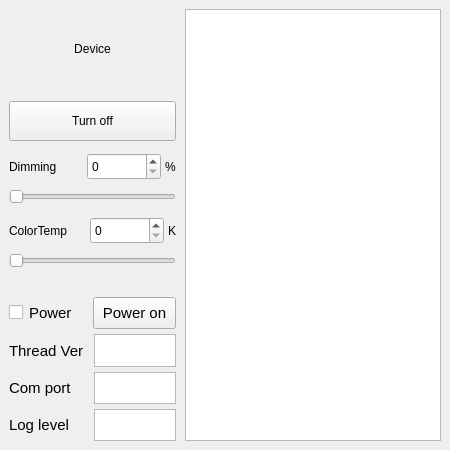
<?xml version="1.0" encoding="UTF-8"?>
<ui version="4.0">
 <class>MainWindow</class>
 <widget class="QMainWindow" name="MainWindow">
  <property name="geometry">
   <rect>
    <x>0</x>
    <y>0</y>
    <width>450</width>
    <height>450</height>
   </rect>
  </property>
  <property name="windowTitle">
   <string>MainWindow</string>
  </property>
  <widget class="QWidget" name="centralwidget">
   <layout class="QGridLayout" name="gridLayout" rowstretch="0" columnstretch="0">
    <property name="leftMargin">
     <number>0</number>
    </property>
    <property name="topMargin">
     <number>0</number>
    </property>
    <property name="rightMargin">
     <number>0</number>
    </property>
    <property name="bottomMargin">
     <number>0</number>
    </property>
    <property name="horizontalSpacing">
     <number>9</number>
    </property>
    <item row="0" column="0">
     <layout class="QHBoxLayout" name="horizontalLayout" stretch="2,0">
      <property name="spacing">
       <number>9</number>
      </property>
      <property name="leftMargin">
       <number>9</number>
      </property>
      <property name="topMargin">
       <number>9</number>
      </property>
      <property name="rightMargin">
       <number>9</number>
      </property>
      <property name="bottomMargin">
       <number>9</number>
      </property>
      <item>
       <layout class="QVBoxLayout" name="verticalLayout_3" stretch="2,1">
        <property name="spacing">
         <number>1</number>
        </property>
        <property name="leftMargin">
         <number>0</number>
        </property>
        <property name="topMargin">
         <number>0</number>
        </property>
        <property name="rightMargin">
         <number>0</number>
        </property>
        <item>
         <widget class="QStackedWidget" name="stackedWidget">
          <property name="currentIndex">
           <number>1</number>
          </property>
          <widget class="QWidget" name="page">
           <layout class="QVBoxLayout" name="verticalLayout_2">
            <property name="spacing">
             <number>6</number>
            </property>
            <property name="leftMargin">
             <number>0</number>
            </property>
            <property name="topMargin">
             <number>0</number>
            </property>
            <property name="rightMargin">
             <number>0</number>
            </property>
            <property name="bottomMargin">
             <number>6</number>
            </property>
            <item>
             <layout class="QVBoxLayout" name="verticalLayout" stretch="1">
              <item>
               <layout class="QVBoxLayout" name="verticalLayout_5" stretch="0,1,0,1">
                <item>
                 <widget class="QLabel" name="QRcode">
                  <property name="minimumSize">
                   <size>
                    <width>150</width>
                    <height>150</height>
                   </size>
                  </property>
                  <property name="autoFillBackground">
                   <bool>true</bool>
                  </property>
                  <property name="text">
                   <string>QR</string>
                  </property>
                  <property name="alignment">
                   <set>Qt::AlignCenter</set>
                  </property>
                 </widget>
                </item>
                <item>
                 <widget class="QLabel" name="labelParingCode">
                  <property name="text">
                   <string>Paring Code</string>
                  </property>
                 </widget>
                </item>
                <item>
                 <widget class="QPlainTextEdit" name="plainTextEditPairingCode">
                  <property name="sizePolicy">
                   <sizepolicy hsizetype="Preferred" vsizetype="Preferred">
                    <horstretch>0</horstretch>
                    <verstretch>0</verstretch>
                   </sizepolicy>
                  </property>
                  <property name="maximumSize">
                   <size>
                    <width>16777215</width>
                    <height>34</height>
                   </size>
                  </property>
                 </widget>
                </item>
                <item>
                 <widget class="QProgressBar" name="progressBar">
                  <property name="sizePolicy">
                   <sizepolicy hsizetype="Preferred" vsizetype="Fixed">
                    <horstretch>0</horstretch>
                    <verstretch>0</verstretch>
                   </sizepolicy>
                  </property>
                  <property name="value">
                   <number>24</number>
                  </property>
                 </widget>
                </item>
               </layout>
              </item>
             </layout>
            </item>
           </layout>
          </widget>
          <widget class="QWidget" name="page_2">
           <layout class="QVBoxLayout" name="verticalLayout_8">
            <property name="spacing">
             <number>0</number>
            </property>
            <property name="leftMargin">
             <number>0</number>
            </property>
            <property name="topMargin">
             <number>0</number>
            </property>
            <property name="rightMargin">
             <number>0</number>
            </property>
            <property name="bottomMargin">
             <number>0</number>
            </property>
            <item>
             <layout class="QVBoxLayout" name="verticalLayout_7" stretch="5,2,2,1">
              <property name="spacing">
               <number>12</number>
              </property>
              <property name="bottomMargin">
               <number>0</number>
              </property>
              <item>
               <layout class="QVBoxLayout" name="verticalLayout_9" stretch="2,1">
                <property name="bottomMargin">
                 <number>0</number>
                </property>
                <item>
                 <widget class="QLabel" name="labelDevicePicture">
                  <property name="sizePolicy">
                   <sizepolicy hsizetype="Preferred" vsizetype="Preferred">
                    <horstretch>0</horstretch>
                    <verstretch>0</verstretch>
                   </sizepolicy>
                  </property>
                  <property name="minimumSize">
                   <size>
                    <width>0</width>
                    <height>0</height>
                   </size>
                  </property>
                  <property name="frameShape">
                   <enum>QFrame::NoFrame</enum>
                  </property>
                  <property name="text">
                   <string>Device</string>
                  </property>
                  <property name="alignment">
                   <set>Qt::AlignCenter</set>
                  </property>
                 </widget>
                </item>
                <item>
                 <widget class="QPushButton" name="pushButtonStatus">
                  <property name="sizePolicy">
                   <sizepolicy hsizetype="Preferred" vsizetype="Preferred">
                    <horstretch>0</horstretch>
                    <verstretch>0</verstretch>
                   </sizepolicy>
                  </property>
                  <property name="minimumSize">
                   <size>
                    <width>0</width>
                    <height>0</height>
                   </size>
                  </property>
                  <property name="text">
                   <string>Turn off</string>
                  </property>
                 </widget>
                </item>
               </layout>
              </item>
              <item>
               <layout class="QVBoxLayout" name="verticalLayout_10" stretch="1,1">
                <property name="spacing">
                 <number>8</number>
                </property>
                <property name="topMargin">
                 <number>0</number>
                </property>
                <item>
                 <layout class="QHBoxLayout" name="horizontalLayout_5" stretch="1,0,0">
                  <property name="spacing">
                   <number>4</number>
                  </property>
                  <item>
                   <widget class="QLabel" name="labelDeviceDimming">
                    <property name="sizePolicy">
                     <sizepolicy hsizetype="Preferred" vsizetype="Preferred">
                      <horstretch>0</horstretch>
                      <verstretch>0</verstretch>
                     </sizepolicy>
                    </property>
                    <property name="text">
                     <string>Dimming</string>
                    </property>
                    <property name="alignment">
                     <set>Qt::AlignLeading|Qt::AlignLeft|Qt::AlignVCenter</set>
                    </property>
                   </widget>
                  </item>
                  <item>
                   <widget class="QSpinBox" name="spinboxDimming">
                    <property name="minimumSize">
                     <size>
                      <width>74</width>
                      <height>27</height>
                     </size>
                    </property>
                    <property name="maximumSize">
                     <size>
                      <width>74</width>
                      <height>27</height>
                     </size>
                    </property>
                   </widget>
                  </item>
                  <item>
                   <widget class="QLabel" name="labelDimmingPercent">
                    <property name="sizePolicy">
                     <sizepolicy hsizetype="Preferred" vsizetype="Preferred">
                      <horstretch>0</horstretch>
                      <verstretch>0</verstretch>
                     </sizepolicy>
                    </property>
                    <property name="text">
                     <string>%</string>
                    </property>
                    <property name="alignment">
                     <set>Qt::AlignLeading|Qt::AlignLeft|Qt::AlignVCenter</set>
                    </property>
                   </widget>
                  </item>
                 </layout>
                </item>
                <item>
                 <widget class="QSlider" name="horizontalSliderDimming">
                  <property name="sizePolicy">
                   <sizepolicy hsizetype="Expanding" vsizetype="Preferred">
                    <horstretch>0</horstretch>
                    <verstretch>0</verstretch>
                   </sizepolicy>
                  </property>
                  <property name="orientation">
                   <enum>Qt::Horizontal</enum>
                  </property>
                 </widget>
                </item>
               </layout>
              </item>
              <item>
               <layout class="QVBoxLayout" name="verticalLayout_6" stretch="1,1">
                <property name="spacing">
                 <number>8</number>
                </property>
                <property name="topMargin">
                 <number>0</number>
                </property>
                <item>
                 <layout class="QHBoxLayout" name="horizontalLayout_4" stretch="1,0,0">
                  <property name="spacing">
                   <number>4</number>
                  </property>
                  <item>
                   <widget class="QLabel" name="labelDeviceColor">
                    <property name="sizePolicy">
                     <sizepolicy hsizetype="Preferred" vsizetype="Preferred">
                      <horstretch>0</horstretch>
                      <verstretch>0</verstretch>
                     </sizepolicy>
                    </property>
                    <property name="text">
                     <string>ColorTemp</string>
                    </property>
                    <property name="alignment">
                     <set>Qt::AlignLeading|Qt::AlignLeft|Qt::AlignVCenter</set>
                    </property>
                   </widget>
                  </item>
                  <item>
                   <widget class="QSpinBox" name="spinboxColorTemp">
                    <property name="minimumSize">
                     <size>
                      <width>74</width>
                      <height>27</height>
                     </size>
                    </property>
                    <property name="maximumSize">
                     <size>
                      <width>74</width>
                      <height>27</height>
                     </size>
                    </property>
                   </widget>
                  </item>
                  <item>
                   <widget class="QLabel" name="labelColorTemp">
                    <property name="sizePolicy">
                     <sizepolicy hsizetype="Preferred" vsizetype="Preferred">
                      <horstretch>0</horstretch>
                      <verstretch>0</verstretch>
                     </sizepolicy>
                    </property>
                    <property name="text">
                     <string>K</string>
                    </property>
                    <property name="alignment">
                     <set>Qt::AlignLeading|Qt::AlignLeft|Qt::AlignVCenter</set>
                    </property>
                   </widget>
                  </item>
                 </layout>
                </item>
                <item>
                 <widget class="QSlider" name="horizontalSliderColorTemp">
                  <property name="sizePolicy">
                   <sizepolicy hsizetype="Expanding" vsizetype="Preferred">
                    <horstretch>0</horstretch>
                    <verstretch>0</verstretch>
                   </sizepolicy>
                  </property>
                  <property name="orientation">
                   <enum>Qt::Horizontal</enum>
                  </property>
                 </widget>
                </item>
               </layout>
              </item>
              <item>
               <spacer name="horizontalSpacer">
                <property name="orientation">
                 <enum>Qt::Horizontal</enum>
                </property>
                <property name="sizeType">
                 <enum>QSizePolicy::Expanding</enum>
                </property>
                <property name="sizeHint" stdset="0">
                 <size>
                  <width>40</width>
                  <height>20</height>
                 </size>
                </property>
               </spacer>
              </item>
             </layout>
            </item>
           </layout>
          </widget>
          <widget class="QWidget" name="page_3"/>
         </widget>
        </item>
        <item>
         <layout class="QVBoxLayout" name="verticalLayout_4" stretch="1,1,1,1">
          <property name="spacing">
           <number>5</number>
          </property>
          <item>
           <layout class="QHBoxLayout" name="horizontalLayout_9" stretch="1,1">
            <property name="spacing">
             <number>1</number>
            </property>
            <item>
             <layout class="QHBoxLayout" name="horizontalLayout_6" stretch="0,0,1">
              <item>
               <widget class="QCheckBox" name="chkbox_auto">
                <property name="toolTip">
                 <string>&lt;html&gt;&lt;head/&gt;&lt;body&gt;&lt;p align=&quot;center&quot;&gt;&lt;span style=&quot; font-weight:600;&quot;&gt;If it is checked when Power On/Off,  auto-onboarding and auto-removing work&lt;/span&gt;&lt;/p&gt;&lt;/body&gt;&lt;/html&gt;</string>
                </property>
                <property name="text">
                 <string/>
                </property>
               </widget>
              </item>
              <item>
               <spacer name="verticalSpacer">
                <property name="orientation">
                 <enum>Qt::Vertical</enum>
                </property>
                <property name="sizeType">
                 <enum>QSizePolicy::Preferred</enum>
                </property>
                <property name="sizeHint" stdset="0">
                 <size>
                  <width>5</width>
                  <height>30</height>
                 </size>
                </property>
               </spacer>
              </item>
              <item>
               <widget class="QLabel" name="labelPower">
                <property name="font">
                 <font>
                  <pointsize>11</pointsize>
                 </font>
                </property>
                <property name="text">
                 <string>Power</string>
                </property>
               </widget>
              </item>
             </layout>
            </item>
            <item>
             <widget class="QPushButton" name="pushButtonDevicePower">
              <property name="sizePolicy">
               <sizepolicy hsizetype="Preferred" vsizetype="Preferred">
                <horstretch>0</horstretch>
                <verstretch>0</verstretch>
               </sizepolicy>
              </property>
              <property name="minimumSize">
               <size>
                <width>0</width>
                <height>0</height>
               </size>
              </property>
              <property name="maximumSize">
               <size>
                <width>16777215</width>
                <height>16777215</height>
               </size>
              </property>
              <property name="font">
               <font>
                <pointsize>11</pointsize>
               </font>
              </property>
              <property name="text">
               <string>Power on</string>
              </property>
             </widget>
            </item>
           </layout>
          </item>
          <item>
           <layout class="QHBoxLayout" name="horizontalLayout_8" stretch="1,1">
            <property name="spacing">
             <number>2</number>
            </property>
            <item>
             <widget class="QLabel" name="labelThreadVersion">
              <property name="font">
               <font>
                <pointsize>11</pointsize>
               </font>
              </property>
              <property name="text">
               <string>Thread Ver</string>
              </property>
             </widget>
            </item>
            <item>
             <widget class="QPlainTextEdit" name="plainTextEditThreadVersion">
              <property name="sizePolicy">
               <sizepolicy hsizetype="Preferred" vsizetype="Ignored">
                <horstretch>0</horstretch>
                <verstretch>0</verstretch>
               </sizepolicy>
              </property>
              <property name="minimumSize">
               <size>
                <width>0</width>
                <height>0</height>
               </size>
              </property>
              <property name="maximumSize">
               <size>
                <width>16777215</width>
                <height>16777215</height>
               </size>
              </property>
              <property name="font">
               <font>
                <pointsize>11</pointsize>
               </font>
              </property>
             </widget>
            </item>
           </layout>
          </item>
          <item>
           <layout class="QHBoxLayout" name="horizontalLayout_7" stretch="1,1">
            <property name="spacing">
             <number>2</number>
            </property>
            <item>
             <widget class="QLabel" name="labelComport">
              <property name="font">
               <font>
                <pointsize>11</pointsize>
               </font>
              </property>
              <property name="text">
               <string>Com port</string>
              </property>
             </widget>
            </item>
            <item>
             <widget class="QPlainTextEdit" name="plainTextEditComport">
              <property name="sizePolicy">
               <sizepolicy hsizetype="Preferred" vsizetype="Ignored">
                <horstretch>0</horstretch>
                <verstretch>0</verstretch>
               </sizepolicy>
              </property>
              <property name="minimumSize">
               <size>
                <width>0</width>
                <height>0</height>
               </size>
              </property>
              <property name="maximumSize">
               <size>
                <width>16777215</width>
                <height>16777215</height>
               </size>
              </property>
              <property name="font">
               <font>
                <pointsize>11</pointsize>
               </font>
              </property>
             </widget>
            </item>
           </layout>
          </item>
          <item>
           <layout class="QHBoxLayout" name="horizontalLayout_3" stretch="1,1">
            <property name="spacing">
             <number>2</number>
            </property>
            <item>
             <widget class="QLabel" name="labelDebugLevel">
              <property name="font">
               <font>
                <pointsize>11</pointsize>
               </font>
              </property>
              <property name="text">
               <string>Log level</string>
              </property>
             </widget>
            </item>
            <item>
             <widget class="QPlainTextEdit" name="plainTextEditDebugLevel">
              <property name="sizePolicy">
               <sizepolicy hsizetype="Preferred" vsizetype="Ignored">
                <horstretch>0</horstretch>
                <verstretch>0</verstretch>
               </sizepolicy>
              </property>
              <property name="minimumSize">
               <size>
                <width>0</width>
                <height>0</height>
               </size>
              </property>
              <property name="maximumSize">
               <size>
                <width>16777215</width>
                <height>16777215</height>
               </size>
              </property>
              <property name="font">
               <font>
                <pointsize>11</pointsize>
               </font>
              </property>
             </widget>
            </item>
           </layout>
          </item>
         </layout>
        </item>
       </layout>
      </item>
      <item>
       <widget class="QTextBrowser" name="textBrowserLog">
        <property name="sizePolicy">
         <sizepolicy hsizetype="Preferred" vsizetype="Preferred">
          <horstretch>0</horstretch>
          <verstretch>0</verstretch>
         </sizepolicy>
        </property>
       </widget>
      </item>
     </layout>
    </item>
   </layout>
  </widget>
 </widget>
 <resources/>
 <connections/>
</ui>
